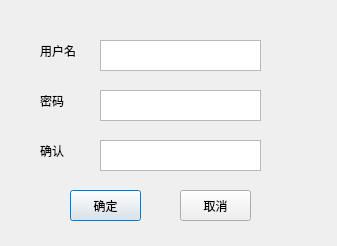
<?xml version="1.0" encoding="UTF-8"?>
<ui version="4.0">
 <class>rigster_dialog</class>
 <widget class="QDialog" name="rigster_dialog">
  <property name="geometry">
   <rect>
    <x>0</x>
    <y>0</y>
    <width>337</width>
    <height>246</height>
   </rect>
  </property>
  <property name="windowTitle">
   <string>Dialog</string>
  </property>
  <widget class="QPushButton" name="ok_button">
   <property name="geometry">
    <rect>
     <x>70</x>
     <y>190</y>
     <width>71</width>
     <height>31</height>
    </rect>
   </property>
   <property name="text">
    <string>确定</string>
   </property>
  </widget>
  <widget class="QPushButton" name="cancel_button">
   <property name="geometry">
    <rect>
     <x>180</x>
     <y>190</y>
     <width>71</width>
     <height>31</height>
    </rect>
   </property>
   <property name="text">
    <string>取消</string>
   </property>
  </widget>
  <widget class="QLabel" name="label">
   <property name="geometry">
    <rect>
     <x>40</x>
     <y>40</y>
     <width>51</width>
     <height>21</height>
    </rect>
   </property>
   <property name="text">
    <string>用户名</string>
   </property>
  </widget>
  <widget class="QLabel" name="label_2">
   <property name="geometry">
    <rect>
     <x>40</x>
     <y>90</y>
     <width>41</width>
     <height>21</height>
    </rect>
   </property>
   <property name="text">
    <string>密码</string>
   </property>
  </widget>
  <widget class="QTextEdit" name="username">
   <property name="geometry">
    <rect>
     <x>100</x>
     <y>40</y>
     <width>161</width>
     <height>31</height>
    </rect>
   </property>
  </widget>
  <widget class="QTextEdit" name="password">
   <property name="geometry">
    <rect>
     <x>100</x>
     <y>90</y>
     <width>161</width>
     <height>31</height>
    </rect>
   </property>
  </widget>
  <widget class="QTextEdit" name="confirm">
   <property name="geometry">
    <rect>
     <x>100</x>
     <y>140</y>
     <width>161</width>
     <height>31</height>
    </rect>
   </property>
  </widget>
  <widget class="QLabel" name="label_3">
   <property name="geometry">
    <rect>
     <x>40</x>
     <y>140</y>
     <width>41</width>
     <height>21</height>
    </rect>
   </property>
   <property name="text">
    <string>确认</string>
   </property>
  </widget>
 </widget>
 <resources/>
 <connections/>
</ui>
